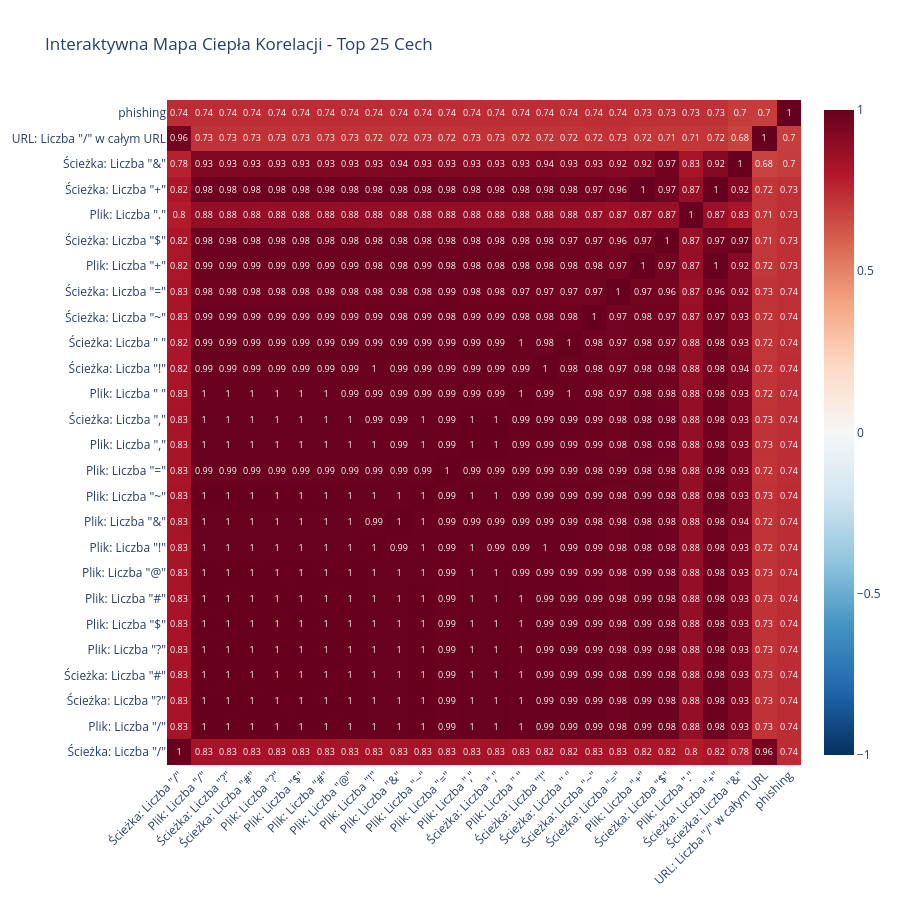

Notebook code cell kept with this figure:
### Markdown cell above
## 7. Wizualizacja - Mapa Ciepła Korelacji

### Code cell
def create_correlation_heatmap(df, top_n=25):
    print("\nTworzenie interaktywnej mapy ciepła korelacji...")

    target_col = df.columns[-1]
    top_features = target_correlations.head(top_n).index.tolist()

    corr_matrix = df[top_features + [target_col]].corr()

    readable_labels = [get_readable_name(col) if col != target_col else col for col in corr_matrix.columns]

    fig = go.Figure(data=go.Heatmap(
        z=corr_matrix.values,
        x=readable_labels,
        y=readable_labels,
        colorscale='RdBu_r',
        zmin=-1, zmax=1,
        text=corr_matrix.round(2).values,
        texttemplate="%{text}",
        hoverongaps=False
    ))

    fig.update_layout(
        title=f'Interaktywna Mapa Ciepła Korelacji - Top {top_n} Cech',
        width=900, height=900,
        xaxis_tickangle=-45
    )
    fig.show()

    fig.write_image(f'{png_dir}/correlation_heatmap.png', scale=2)
    print(f"✓ Mapa ciepła zapisana do: {png_dir}/correlation_heatmap.png")

    return corr_matrix

correlation_heatmap = create_correlation_heatmap(df_clean, top_n=25)

### Figure 1 — Plotly figure (JSON) as saved in the notebook; plotly's stock layout.template omitted (floating-point values rounded to 4 significant figures; data arrays with more than 128 entries replaced by an {"elided": "..."} marker saying what was removed)
{"data": [{"colorscale": [[0, "rgb(5,48,97)"], [0.1, "rgb(33,102,172)"], [0.2, "rgb(67,147,195)"], [0.3, "rgb(146,197,222)"], [0.4, "rgb(209,229,240)"], [0.5, "rgb(247,247,247)"], [0.6, "rgb(253,219,199)"], [0.7, "rgb(244,165,130)"], [0.8, "rgb(214,96,77)"], [0.9, "rgb(178,24,43)"], [1, "rgb(103,0,31)"]], "hoverongaps": false, "text": {"elided": "26x26 float values"}, "texttemplate": "%{text}", "type": "heatmap", "x": ["Ścieżka: Liczba \"/\"", "Plik: Liczba \"/\"", "Ścieżka: Liczba \"?\"", "Ścieżka: Liczba \"#\"", "Plik: Liczba \"?\"", "Plik: Liczba \"$\"", "Plik: Liczba \"#\"", "Plik: Liczba \"@\"", "Plik: Liczba \"!\"", "Plik: Liczba \"&\"", "Plik: Liczba \"~\"", "Plik: Liczba \"=\"", "Plik: Liczba \",\"", "Ścieżka: Liczba \",\"", "Plik: Liczba \" \"", "Ścieżka: Liczba \"!\"", "Ścieżka: Liczba \" \"", "Ścieżka: Liczba \"~\"", "Ścieżka: Liczba \"=\"", "Plik: Liczba \"+\"", "Ścieżka: Liczba \"$\"", "Plik: Liczba \".\"", "Ścieżka: Liczba \"+\"", "Ścieżka: Liczba \"&\"", "URL: Liczba \"/\" w całym URL", "phishing"], "y": ["Ścieżka: Liczba \"/\"", "Plik: Liczba \"/\"", "Ścieżka: Liczba \"?\"", "Ścieżka: Liczba \"#\"", "Plik: Liczba \"?\"", "Plik: Liczba \"$\"", "Plik: Liczba \"#\"", "Plik: Liczba \"@\"", "Plik: Liczba \"!\"", "Plik: Liczba \"&\"", "Plik: Liczba \"~\"", "Plik: Liczba \"=\"", "Plik: Liczba \",\"", "Ścieżka: Liczba \",\"", "Plik: Liczba \" \"", "Ścieżka: Liczba \"!\"", "Ścieżka: Liczba \" \"", "Ścieżka: Liczba \"~\"", "Ścieżka: Liczba \"=\"", "Plik: Liczba \"+\"", "Ścieżka: Liczba \"$\"", "Plik: Liczba \".\"", "Ścieżka: Liczba \"+\"", "Ścieżka: Liczba \"&\"", "URL: Liczba \"/\" w całym URL", "phishing"], "z": {"elided": "26x26 float values"}, "zmax": 1, "zmin": -1}], "layout": {"height": 900, "title": {"text": "Interaktywna Mapa Ciepła Korelacji - Top 25 Cech"}, "width": 900, "xaxis": {"tickangle": -45}}}
